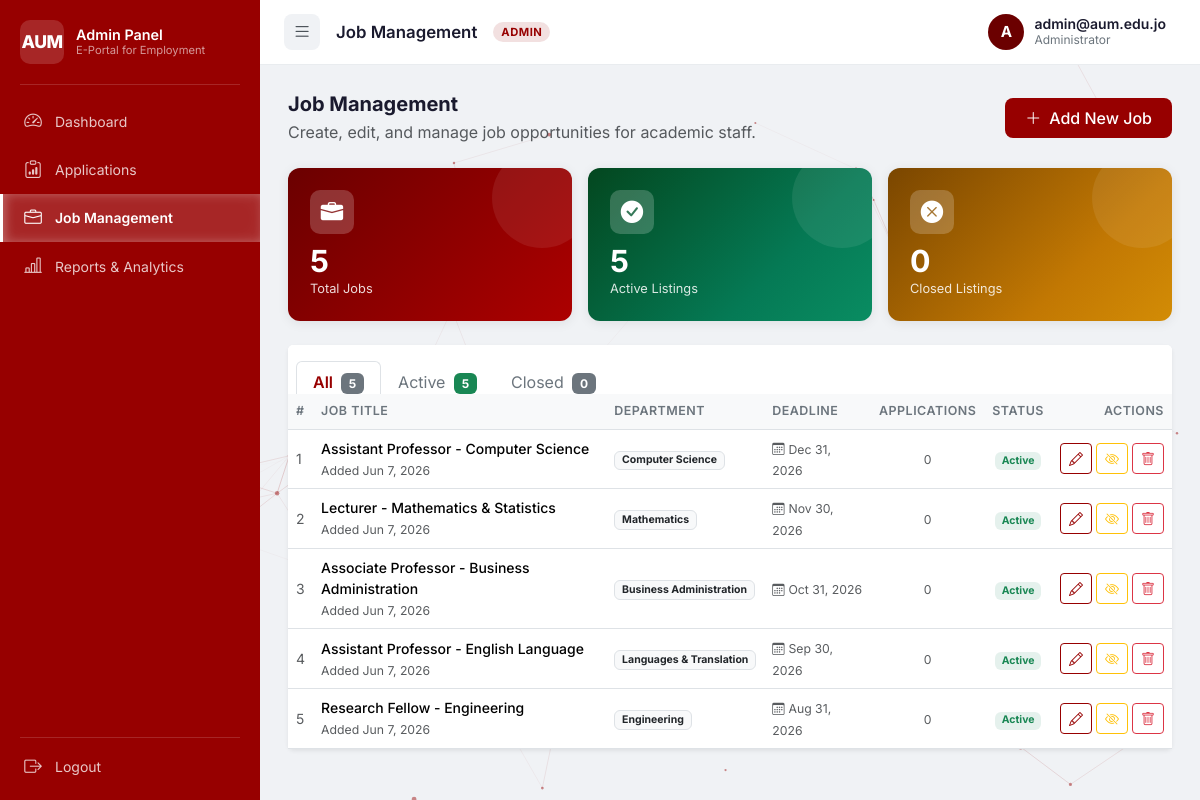
The page /admin/jobs.php (signed in) on the database its author committed.
### tables this page shows
CREATE TABLE IF NOT EXISTS users (
    id          INT AUTO_INCREMENT PRIMARY KEY,
    email       VARCHAR(255) NOT NULL UNIQUE,
    password    VARCHAR(255) NOT NULL,
    role        ENUM('staff','admin') NOT NULL DEFAULT 'staff',
    is_active   TINYINT(1) NOT NULL DEFAULT 1,
    created_at  TIMESTAMP DEFAULT CURRENT_TIMESTAMP,
    updated_at  TIMESTAMP DEFAULT CURRENT_TIMESTAMP ON UPDATE CURRENT_TIMESTAMP
);

CREATE TABLE IF NOT EXISTS jobs (
    id           INT AUTO_INCREMENT PRIMARY KEY,
    title        VARCHAR(200) NOT NULL,
    department   VARCHAR(100) DEFAULT NULL,
    description  TEXT,
    requirements TEXT,
    deadline     DATE DEFAULT NULL,
    status       ENUM('active','closed') NOT NULL DEFAULT 'active',
    created_at   TIMESTAMP DEFAULT CURRENT_TIMESTAMP,
    updated_at   TIMESTAMP DEFAULT CURRENT_TIMESTAMP ON UPDATE CURRENT_TIMESTAMP
);

### includes/auth.php (called while the page is built, shortened)
<?php
function e(string $s): string {
    return htmlspecialchars($s, ENT_QUOTES | ENT_SUBSTITUTE, 'UTF-8');
}

### admin/jobs.php (the view, shortened to what this page needs)
<?php
require_once '../config/db.php';
require_once '../includes/auth.php';
$pageTitle = 'Job Management';
$filterStatus = $_GET['status'] ?? 'all';
$sql = "SELECT j.*, COUNT(a.id) AS app_count
        FROM jobs j
        LEFT JOIN applications a ON a.job_id = j.id";
$sql .= " GROUP BY j.id ORDER BY j.created_at DESC";
$jobs = $pdo->query($sql)->fetchAll();
$totalJobs  = (int)$pdo->query("SELECT COUNT(*) FROM jobs")->fetchColumn();
$activeJobs = (int)$pdo->query("SELECT COUNT(*) FROM jobs WHERE status='active'")->fetchColumn();
$closedJobs = $totalJobs - $activeJobs;
?>
<!DOCTYPE html>
<html lang="en">
<?php include '../includes/admin_head.php'; ?>
<body>
<div class="wrapper">
    <?php include '../includes/admin_sidebar.php'; ?>
    <div class="main-content" id="mainContent">
        <?php include '../includes/admin_navbar.php'; ?>
        <div class="content-area">
            <div class="page-header mb-4">
                <div>
                    <h5 class="mb-1">Job Management</h5>
                    <p class="text-muted mb-0">Create, edit, and manage job opportunities for academic staff.</p>
                </div>
                <button class="btn btn-primary btn-portal" data-bs-toggle="modal" data-bs-target="#addJobModal">
                    <i class="bi bi-plus-lg me-2"></i>Add New Job
                </button>
            </div>
            <div class="row g-3 mb-4">
                <div class="col-sm-4">
                    <div class="stat-card stat-primary">
                        <div class="stat-icon-wrap"><i class="bi bi-briefcase-fill"></i></div>
                        <div class="stat-body">
                            <div class="stat-value"><?= $totalJobs ?></div>
                            <div class="stat-label">Total Jobs</div>
                        </div>
                    </div>
                </div>
                <div class="col-sm-4">
                    <div class="stat-card stat-green">
                        <div class="stat-icon-wrap"><i class="bi bi-check-circle-fill"></i></div>
                        <div class="stat-body">
                            <div class="stat-value"><?= $activeJobs ?></div>
                            <div class="stat-label">Active Listings</div>
                        </div>
                    </div>
                </div>
                <div class="col-sm-4">
                    <div class="stat-card stat-orange">
                        <div class="stat-icon-wrap"><i class="bi bi-x-circle-fill"></i></div>
                        <div class="stat-body">
                            <div class="stat-value"><?= $closedJobs ?></div>
                            <div class="stat-label">Closed Listings</div>
                        </div>
                    </div>
                </div>
            </div>
            <div class="card border-0 shadow-sm">
                <div class="card-header bg-white border-bottom-0 pt-3 pb-0">
                    <ul class="nav nav-tabs card-header-tabs">
                        <li class="nav-item">
                            <a class="nav-link <?= $filterStatus === 'all' ? 'active' : '' ?>"
                               href="jobs.php">All <span class="badge bg-secondary ms-1"><?= $totalJobs ?></span></a>
                        </li>
                        <li class="nav-item">
                            <a class="nav-link <?= $filterStatus === 'active' ? 'active' : '' ?>"
                               href="jobs.php?status=active">Active <span class="badge bg-success ms-1"><?= $activeJobs ?></span></a>
                        </li>
                        <li class="nav-item">
                            <a class="nav-link <?= $filterStatus === 'closed' ? 'active' : '' ?>"
                               href="jobs.php?status=closed">Closed <span class="badge bg-secondary ms-1"><?= $closedJobs ?></span></a>
                        </li>
                    </ul>
                </div>
                <div class="card-body p-0">
                    <?php if (empty($jobs)): ?>
                    <div class="empty-state py-5">
                        <i class="bi bi-briefcase display-4"></i>
                        <h6 class="mt-3">No jobs found</h6>
                        <p class="text-muted">Click "Add New Job" to create the first listing.</p>
                        <button class="btn btn-primary btn-portal btn-sm" data-bs-toggle="modal" data-bs-target="#addJobModal">
                            <i class="bi bi-plus-lg me-1"></i>Add New Job
                        </button>
                    </div>
                    <?php else: ?>
                    <div class="table-responsive">
                        <table class="table admin-table align-middle mb-0">
                            <thead>
                                <tr>
                                    <th>#</th>
                                    <th>Job Title</th>
                                    <th>Department</th>
                                    <th>Deadline</th>
                                    <th class="text-center">Applications</th>
                                    <th class="text-center">Status</th>
                                    <th class="text-end">Actions</th>
                                </tr>
                            </thead>
                            <tbody>
                            <?php foreach ($jobs as $i => $job):
                                $dl        = $job['deadline'] ? strtotime($job['deadline']) : null;
                                $isPast    = $dl && $dl < time();
                                $isActive  = $job['status'] === 'active';
                            ?>
                                <tr>
                                    <td class="text-muted small"><?= $i + 1 ?></td>
                                    <td>
                                        <div class="fw-medium"><?= e($job['title']) ?></div>
                                        <small class="text-muted">Added <?= date('M j, Y', strtotime($job['created_at'])) ?></small>
                                    </td>
                                    <td>
                                        <?php if ($job['department']): ?>
                                        <span class="badge bg-light text-dark border"><?= e($job['department']) ?></span>
                                        <?php else: ?>
                                        <span class="text-muted small">—</span>
                                        <?php endif; ?>
                                    </td>
                                    <td>
                                        <?php if ($dl): ?>
                                        <small class="<?= $isPast ? 'text-danger' : 'text-muted' ?>">
                                            <i class="bi bi-calendar3 me-1"></i><?= date('M j, Y', $dl) ?>
                                        </small>
                                        <?php else: ?>
                                        <small class="text-muted">Open</small>
                                        <?php endif; ?>
                                    </td>
                                    <td class="text-center">
                                        <?php if ($job['app_count'] > 0): ?>
                                        <a href="applications.php?job=<?= $job['id'] ?>" class="badge bg-primary text-decoration-none">
                                            <?= $job['app_count'] ?>
                                        </a>
                                        <?php else: ?>
                                        <span class="text-muted small">0</span>
                                        <?php endif; ?>
                                    </td>
                                    <td class="text-center">
                                        <?php if ($isActive): ?>
                                        <span class="badge bg-success-subtle text-success">Active</span>
                                        <?php else: ?>
                                        <span class="badge bg-secondary-subtle text-secondary">Closed</span>
                                        <?php endif; ?>
                                    </td>
                                    <td class="text-end">
                                        <div class="d-flex gap-1 justify-content-end">
                                            <button class="btn btn-sm btn-outline-primary"
                                                    onclick="openEditModal(<?= htmlspecialchars(json_encode($job), ENT_QUOTES) ?>)"
                                                    title="Edit">
                                                <i class="bi bi-pencil"></i>
                                            </button>
                                            <form method="POST" class="d-inline"
                                                  data-confirm="<?= $isActive ? 'Close this job listing? Staff will no longer see it.' : 'Re-open this job listing?' ?>">
                                                <button type="submit"
                                                        class="btn btn-sm <?= $isActive ? 'btn-outline-warning' : 'btn-outline-success' ?>"
                                                        title="<?= $isActive ? 'Close' : 'Reopen' ?>">
                                                    <i class="bi <?= $isActive ? 'bi-eye-slash' : 'bi-eye' ?>"></i>
                                                </button>
                                            </form>
                                            <form method="POST" class="d-inline"
                                                  data-confirm="Delete this job? All associated applications will also be deleted.">
                                                <button type="submit" class="btn btn-sm btn-outline-danger" title="Delete">
                                                    <i class="bi bi-trash"></i>
                                                </button>
                                            </form>
                                        </div>
                                    </td>
                                </tr>
                            <?php endforeach; ?>
                            </tbody>
                        </table>
                    </div>
                    <?php endif; ?>
                </div>
            </div>
        </div>
    </div>
</div>
</body>
</html>

### includes/admin_navbar.php (shortened to what this page needs)
<?php
$_adminId = getAdminId();
$_stmt = $pdo->prepare('SELECT email FROM users WHERE id = ?');
$_stmt->execute([$_adminId]);
$_adminUser = $_stmt->fetch();
$_adminEmail = $_adminUser['email'] ?? 'Admin';
$_adminLetter = strtoupper(substr($_adminEmail, 0, 1));
?>
<nav class="top-navbar" id="topNavbar">
    <div class="navbar-left">
        <button class="sidebar-toggle-btn" id="sidebarToggle" type="button" aria-label="Toggle sidebar">
            <i class="bi bi-list"></i>
        </button>
        <h5 class="page-title mb-0"><?= isset($pageTitle) ? e($pageTitle) : 'Admin Dashboard' ?></h5>
        <span class="admin-label-badge">Admin</span>
    </div>
    <div class="navbar-right">
        <div class="dropdown">
            <button class="user-dropdown-btn dropdown-toggle" type="button"
                    data-bs-toggle="dropdown" aria-expanded="false">
                <div class="user-avatar admin-avatar"><?= e($_adminLetter) ?></div>
                <div class="user-meta d-none d-md-flex">
                    <span class="user-name"><?= e($_adminEmail) ?></span>
                    <small class="user-dept">Administrator</small>
                </div>
            </button>
        </div>
    </div>
</nav>

### assets/css/admin.css (style rules this page uses)
.admin-label-badge { background: rgba(151,0,0,.12); color: var(--primary); font-size: .7rem; font-weight: 700; padding: 2px 8px; border-radius: 50px; text-transform: uppercase; letter-spacing: .5px; }
.admin-avatar { background: var(--primary-dark); }
.admin-table thead th { background: #f8f9fa; font-size: .78rem; text-transform: uppercase; letter-spacing: .5px; color: #6c757d; font-weight: 600; white-space: nowrap; }
.admin-table td { font-size: .875rem; vertical-align: middle; }

### rows shown on the page
users: email "A", email "admin@aum.edu.jo"
jobs: title "Assistant Professor - Computer Science", created_at "Jun 7, 2026", department "Computer Science", deadline "Dec 31, 2026", status "Active"
jobs: title "Lecturer - Mathematics & Statistics", created_at "Jun 7, 2026", department "Mathematics", deadline "Nov 30, 2026", status "Active"
jobs: title "Associate Professor - Business Administration", created_at "Jun 7, 2026", department "Business Administration", deadline "Oct 31, 2026", status "Active"
jobs: title "Assistant Professor - English Language", created_at "Jun 7, 2026", department "Languages & Translation", deadline "Sep 30, 2026", status "Active"
jobs: title "Research Fellow - Engineering", created_at "Jun 7, 2026", department "Engineering", deadline "Aug 31, 2026", status "Active"

### other values the page prints
$item['label'] "Dashboard"
$item['label'] "Applications"
$item['label'] "Job Management"
$item['label'] "Reports & Analytics"
$pageTitle "Job Management"
$totalJobs "5"
$activeJobs "5"
$closedJobs "0"
